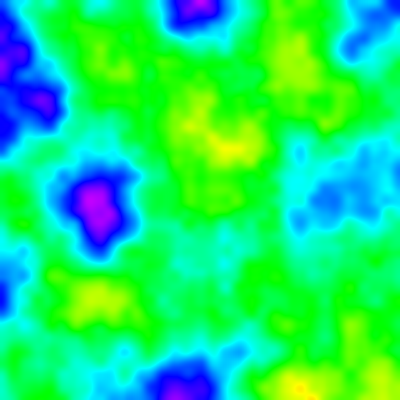
Frame 1 (no input)
Frame 2 (the mouse pressed at the canvas centre, redrawn once): identical to frame 1, image omitted

The Processing sketch that drew this single still picture (run headless with seeded random() and noise(); the mouse was pressed at the canvas centre and the sketch redrawn once):

// Processing sketch: perlin2D
// ── perlin2D.pde
void setup() {
  size(400,400);
  noLoop();
}

void draw() {
  background(0);
  colorMode(HSB);
  loadPixels();
  
  float xoff = 0.0;

  for (int x = 0; x < width; x++) {
    float yoff = 0.0;
    for (int y = 0; y < height; y++) {
      float bright = map(noise(xoff,yoff),0,1,0,255);
      pixels[x+y*width] = color(bright, 255, 255);
      yoff += 0.01;
    }
    xoff += 0.01;
  }
  updatePixels();
}
